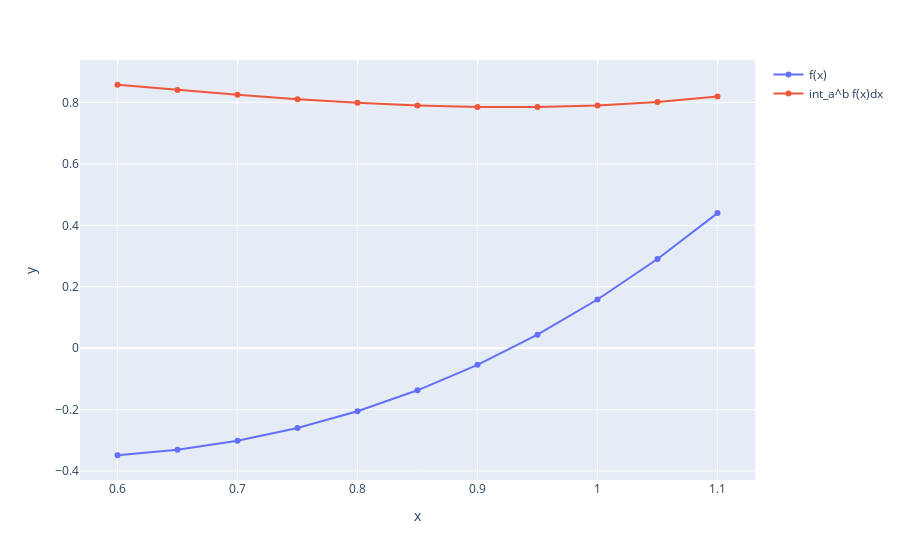

The notebook cell saved with this chart:
### Markdown cell above
# Определение $x_i$ и $f_i$

### Code cell
h = (b - a) / 10
x_points = []
y_points = []
for i in range(11):
    x_points.append(a + i * h)
    y_points.append(float(f.subs(x, x_points[i])))

figure = px.line(x=x_points, y=y_points, markers=True)
figure.update_traces(name="f(x)", showlegend=True)
figure.add_scatter(x=x_points, y=[float(F.subs(x, c)) for c in x_points], name="int_a^b f(x)dx")
figure.show()

### Figure 1 — Plotly figure (JSON) as saved in the notebook; plotly's stock layout.template omitted (floating-point values rounded to 4 significant figures)
{"data": [{"hovertemplate": "x=%{x}<br>y=%{y}<extra></extra>", "legendgroup": "", "line": {"color": "#636efa", "dash": "solid"}, "marker": {"symbol": "circle"}, "mode": "lines+markers", "name": "f(x)", "orientation": "v", "showlegend": true, "type": "scatter", "x": [0.6, 0.65, 0.7, 0.75, 0.8, 0.85, 0.9, 0.95, 1.0, 1.05, 1.1], "xaxis": "x", "y": [-0.3486, -0.3306, -0.3012, -0.2598, -0.2054, -0.1372, -0.05433, 0.04396, 0.1585, 0.2902, 0.4398], "yaxis": "y"}, {"name": "int_a^b f(x)dx", "type": "scatter", "x": [0.6, 0.65, 0.7, 0.75, 0.8, 0.85, 0.9, 0.95, 1, 1.05, 1.1], "y": [0.8577, 0.8407, 0.8249, 0.8108, 0.7991, 0.7905, 0.7856, 0.7853, 0.7903, 0.8014, 0.8196]}], "layout": {"legend": {"tracegroupgap": 0}, "margin": {"t": 60}, "xaxis": {"anchor": "y", "domain": [0, 1], "title": {"text": "x"}}, "yaxis": {"anchor": "x", "domain": [0, 1], "title": {"text": "y"}}}}
